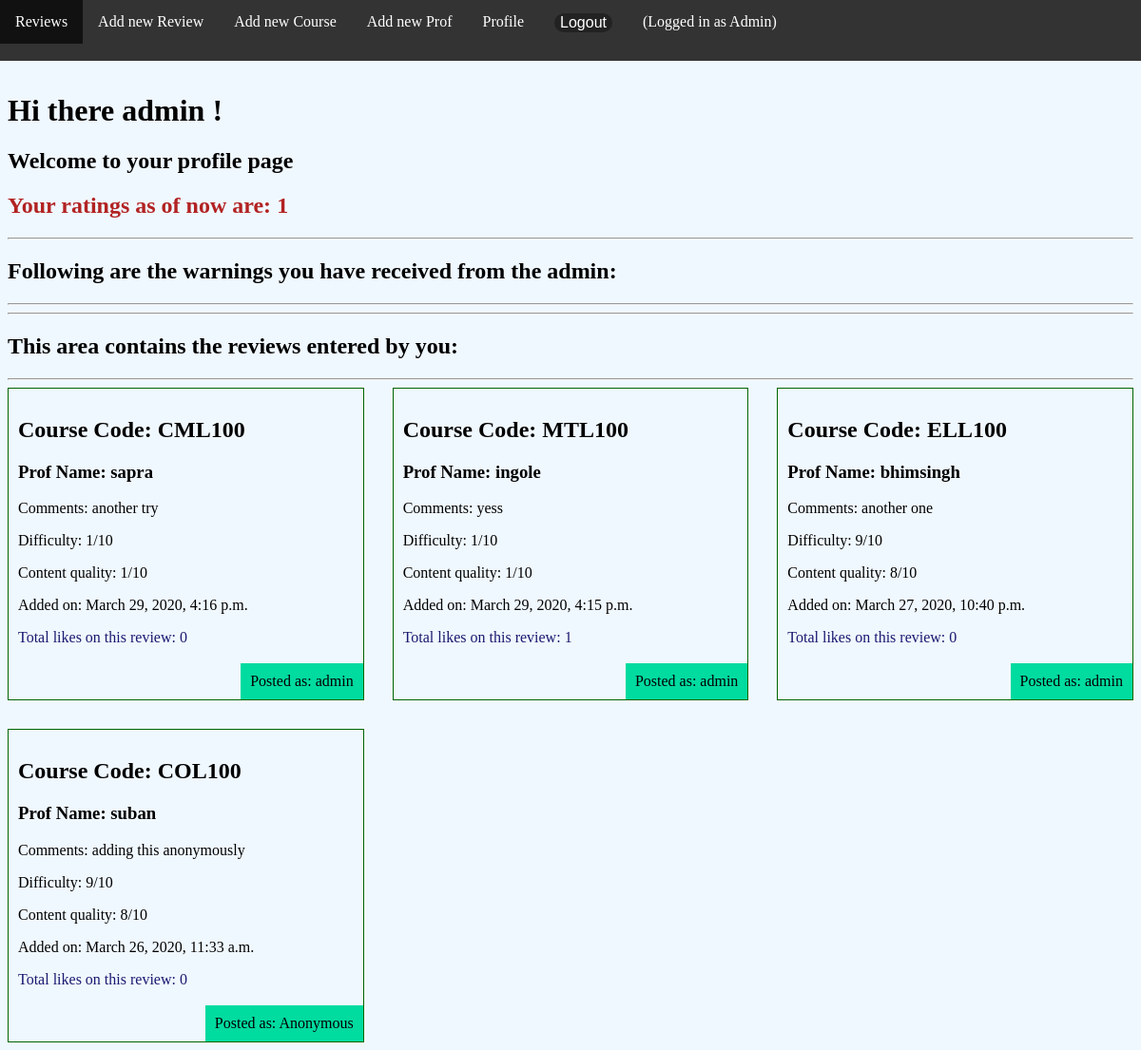
The page /accounts/profile/ (signed in) on the database as committed earlier.
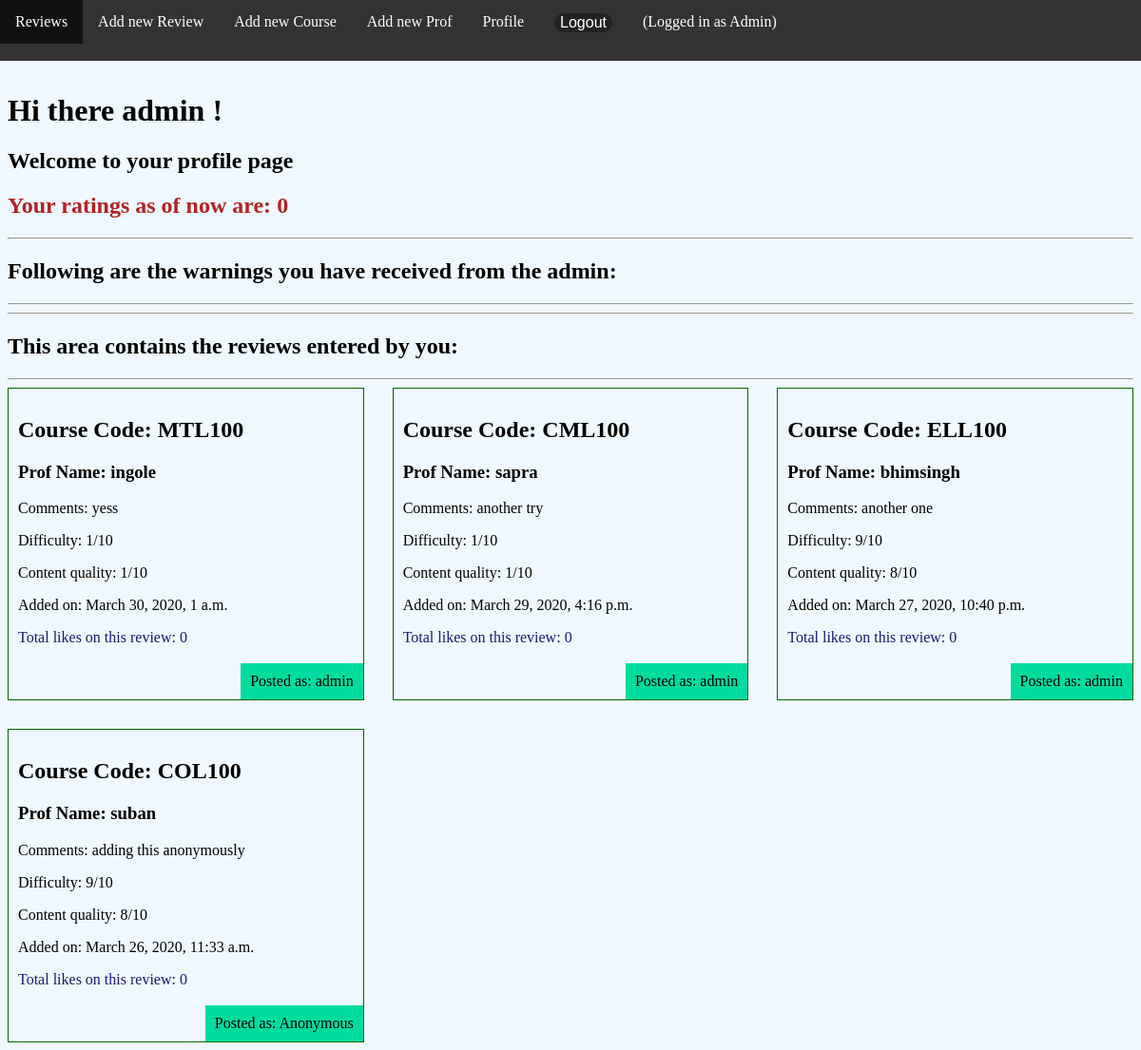
The same page on the database as committed later.
### accounts/models.py (models this page shows, shortened)
class LikesCount(models.Model):
    user = models.OneToOneField(User, on_delete=models.CASCADE, default=None)
    userlikes = models.IntegerField(default=0)

### review/models.py (models this page shows)
class Review(models.Model):
    code = models.ForeignKey(Course, on_delete=models.CASCADE, null=True)
    prof = models.ForeignKey(Prof, on_delete=models.CASCADE, null=True)
    comment = models.TextField()
    difficulty = models.IntegerField(
        default=1,
        validators=[MaxValueValidator(10), MinValueValidator(1)]
    )
    contentquality = models.IntegerField(
        default=1,
        validators=[MaxValueValidator(10), MinValueValidator(1)]
    )
    BOOL_CHOICES = ((False, 'No'), (True, 'Yes'))
    anonymous = models.BooleanField(choices=BOOL_CHOICES, default=False)
    author = models.ForeignKey(User, on_delete=models.CASCADE, default=None)
    date = models.DateTimeField(auto_now=True)
    report = models.BooleanField(
        choices=BOOL_CHOICES, default=False, null=True)
    likes = models.ManyToManyField(User, related_name="likes", blank=True)
    dislikes = models.ManyToManyField(
        User, related_name="dislikes", blank=True)

class Course(models.Model):
    courseName = models.CharField(max_length=50)
    def __str__(self):
        return self.courseName

class Prof(models.Model):
    profname = models.CharField(max_length=100)
    def __str__(self):
        return self.profname

### accounts/views.py (the view)
@login_required(login_url="/accounts/login")
def profile_view(request):
    ratings = LikesCount.objects.all()
    reviews = Review.objects.all().order_by('-date')
    warnings = Warning.objects.all().order_by('-date')
    return render(request, 'accounts/profile.html', {'reviews': reviews, 'warnings': warnings, 'ratings': ratings})

### accounts/templates/accounts/profile.html (shortened to what this page needs)
{% extends 'base_layout.html' %}
{% block content %}
<h1>Hi there {{request.user}} ! </h1>
<h2>Welcome to your profile page</h2>
<h2 style="color:firebrick;">Your ratings as of now are:
    {% for obj in ratings %}
    {% if obj.user == request.user %}
    {{ obj.userlikes }}
    {% endif %}
    {% endfor %}
</h2>
<hr>
<h2>Following are the warnings you have received from the admin: </h2>
<hr>
<hr>
<h2>This area contains the reviews entered by you: </h2>
<hr>
<div class="reviews">
    {% for review in reviews  %}
    {% if review.author == request.user %}
    <div class="review">
        <h2>Course Code: {{review.code}} </h2>
        <h3>Prof Name: {{review.prof}}</h3>
        <p>Comments: {{review.comment}} </p>
        <p>Difficulty: {{review.difficulty}}/10</p>
        <p>Content quality: {{review.contentquality}}/10</p>
        <p>Added on: {{review.date}} </p>
        <p style="color:midnightblue;">
            Total likes on this review: {{review.likes.count}}
        </p>
        <p class="author">Posted as:
            {% if review.anonymous %}
            Anonymous
            {% else %}
            {{review.author.username}}
            {% endif %}
        </p>
    </div>
    {% endif %}
    {% endfor  %}
</div>
{% endblock %}

### templates/base_layout.html (shortened to what this page needs)
{% load static %}
<html lang="en">
<head>
    <link rel="stylesheet" href="{% static 'styles.css' %}">
</head>
<body>
    <div class="wrapper">
        <nav>
            <ul>
                {% if user.is_authenticated %}
                <li><a href="{% url 'review:search' %}" class="highlight">Reviews</a></li>
                <li><a href="{% url 'review:create' %}" class="highlight">Add new Review</a></li>
                <li><a href="{% url 'review:createcourse' %}" class="highlight">Add new Course</a></li>
                <li><a href="{% url 'review:createprof' %}" class="highlight">Add new Prof</a></li>
                <li><a href="{% url 'accounts:profile' %}" class="highlight">Profile</a></li>
                <li>
                    <form class="highlight" action="{% url 'accounts:logout' %}" method="post">
                        <button type="submit">Logout</button>
                    </form>
                </li>
                {% if user.is_superuser %}
                <li><a class="highlight">(Logged in as Admin)</a> </li>
                {% endif %}
                {% else %}
                <li><a href="{% url 'accounts:login' %}" class="highlight">Login</a></li>
                <li><a href="{% url 'accounts:signup' %}" class="highlight">Signup</a></li>
                {% endif %}
            </ul>
        </nav>
        {% block content %}
        {% endblock %}
    </div>
</body>
</html>

### assets/styles.css (style rules this page uses)
nav ul { list-style-type: none; margin: 0; padding: 0; overflow: hidden; background-color: #333; }
nav li { float: left; }
nav li .highlight { display: block; color: white; text-align: center; padding: 14px 16px; text-decoration: none; }
nav button { background: none; background-color: #222; color: white; border-radius: 15px; cursor: pointer; border: 0; font-size: 1em; }
nav ul { position: absolute; top: 0; left: 0; right: 0; width: 100%; }
.reviews { display: grid; grid-template-columns: 1fr 1fr 1fr; grid-gap: 30px; }
.review { padding: 10px; border: 1px solid darkgreen; position: relative; padding-bottom: 40px; }
.review .author { padding: 10px; background: #00dba0; position: absolute; right: 0; bottom: 0; margin: 0; }
body { padding-top: 90px; }
nav { z-index: 999; }
body { background-color: aliceblue; }

Rows that differ between the two databases and show on the page:
changed LikesCount: userlikes "1" → "0"
changed Review "yess": date "March 29, 2020, 4:15 p.m." → "March 30, 2020, 1 a.m."; likes.count "1" → "0"; moves up the list
